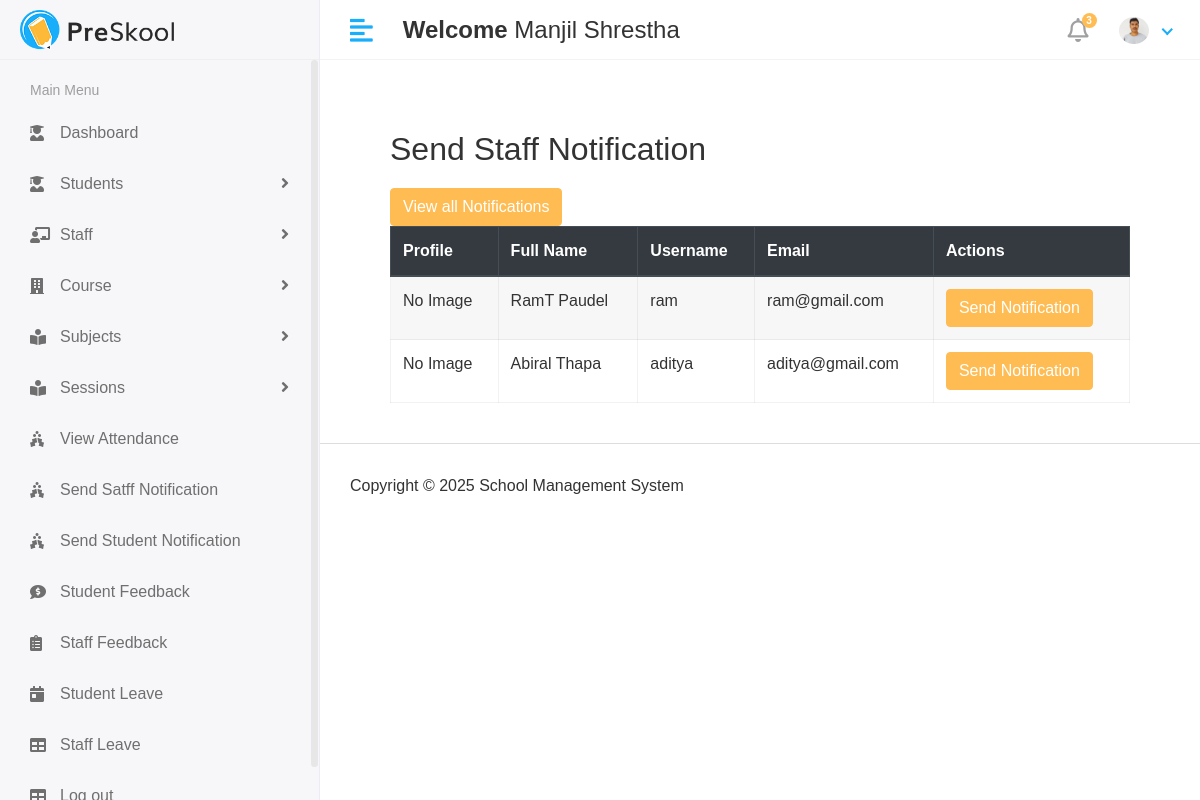
/Hod/Staff/send_notification (signed in), run on an earlier commit of the app's database.
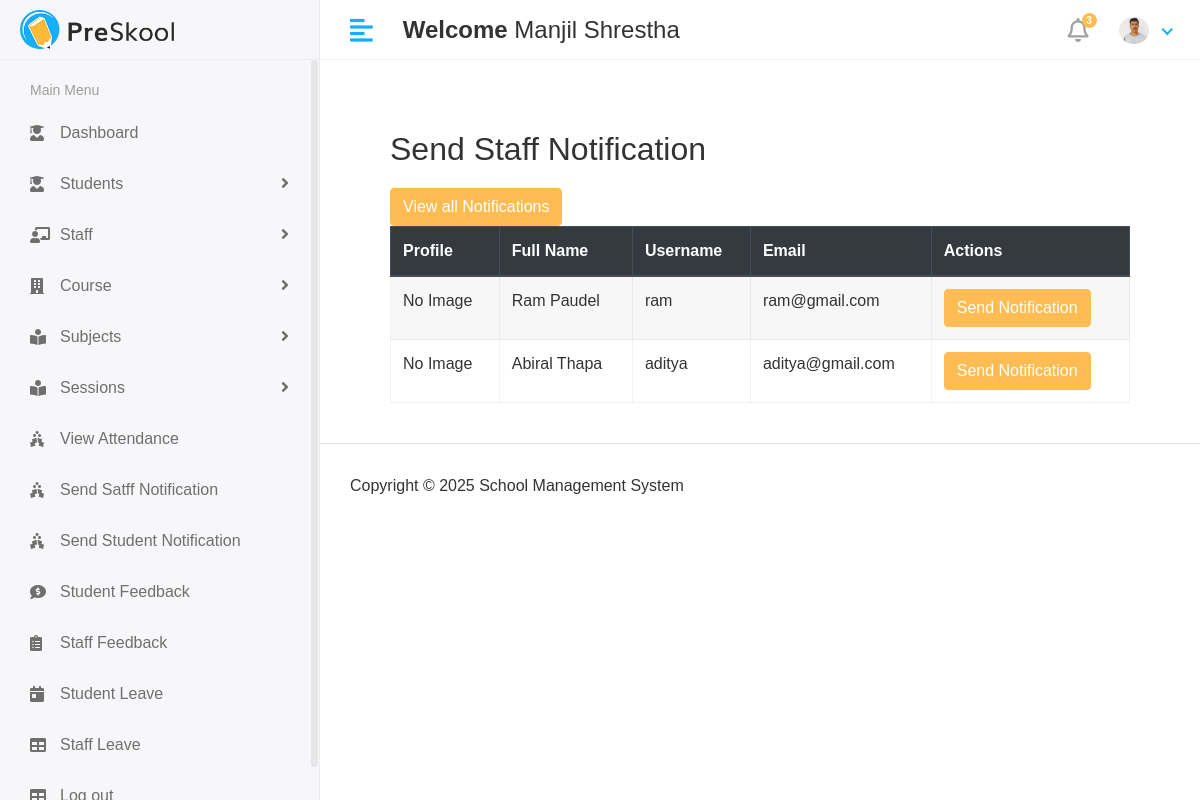
And on a later commit of the database.
### app/models.py (models this page shows, shortened)
class staff(models.Model):
    admin = models.OneToOneField(CustomUser, on_delete=models.DO_NOTHING)
    address = models.TextField()
    gender = models.CharField(max_length=10)
    phone_number = models.TextField()
    created_at = models.DateField(auto_now_add=True)
    updated_at = models.DateField(auto_now=True)

class CustomUser(AbstractUser):
   USER= (
      (1,'hod'),
      (2,'staff'),
      (3,'student'),
    )
   user_type=models.CharField(choices=USER,max_length=50,default=1)
   profile_pic = models.ImageField(upload_to='media/profile_pics')

### school_management_system/Hod_Views.py (the view)
# urls.py: path('Hod/Staff/send_notification',Hod_Views.send_staff_notification,name='send_staff_notification'),
@login_required(login_url='/')
def send_staff_notification(request):
    staff_members = staff.objects.all()
    see_notification = staff_notification.objects.all().order_by('-id')[0:5]
    context = {
        'staff_members': staff_members,
        'see_notification': see_notification,
    }
    return render(request, 'Hod/send_staff_notification.html',context)

### templates/Hod/send_staff_notification.html (shortened to what this page needs)
{% extends 'base.html' %}
{%load static%}
{% block content%}
<div class="container" style="padding: 40px; font-family: Arial, sans-serif;">
    <h2 style="color: #333; margin-bottom: 20px;">Send Staff Notification</h2>
    <button type="button" class="btn btn-primary" data-toggle="modal" data-target="#exampleModal">
     View all Notifications
    </button>
    <div class="table-responsive">
        <table id="studentTable" class="table table-striped table-bordered" style="width: 100%; background: #fff;">
            <thead class="thead-dark">
                <tr>
                    <th>Profile</th>
                    <th>Full Name</th>
                    <th>Username</th>
                    <th>Email</th>
                    <th>Actions</th>
                </tr>
            </thead>
            <tbody>
                {% for i in staff_members %}
                <tr>
                    <td>
                        {% if i.admin.profile_pic %}
                            <img src="{{ i.admin.profile_pic.url }}" width="50" height="50" class="rounded-circle">
                        {% else %}
                            No Image
                        {% endif %}
                    </td>
                    <td>{{ i.admin.first_name }} {{ i.admin.last_name }}</td>
                    <td>{{ i.admin.username }}</td>
                    <td>{{ i.admin.email }}</td>
                    <td>
                       <button type="button" class="btn btn-primary" data-toggle="modal" data-target="#send_staff_notification-{{forloop.counter}}">
                       Send Notification
                        </button>
                    </td>
                </tr>
                {% endfor %}
            </tbody>
        </table>
    </div>
</div>
{%endblock%}

What changed in the data, as far as the page shows it:
changed staff "Paudel": admin.first_name "RamT" → "Ram"
